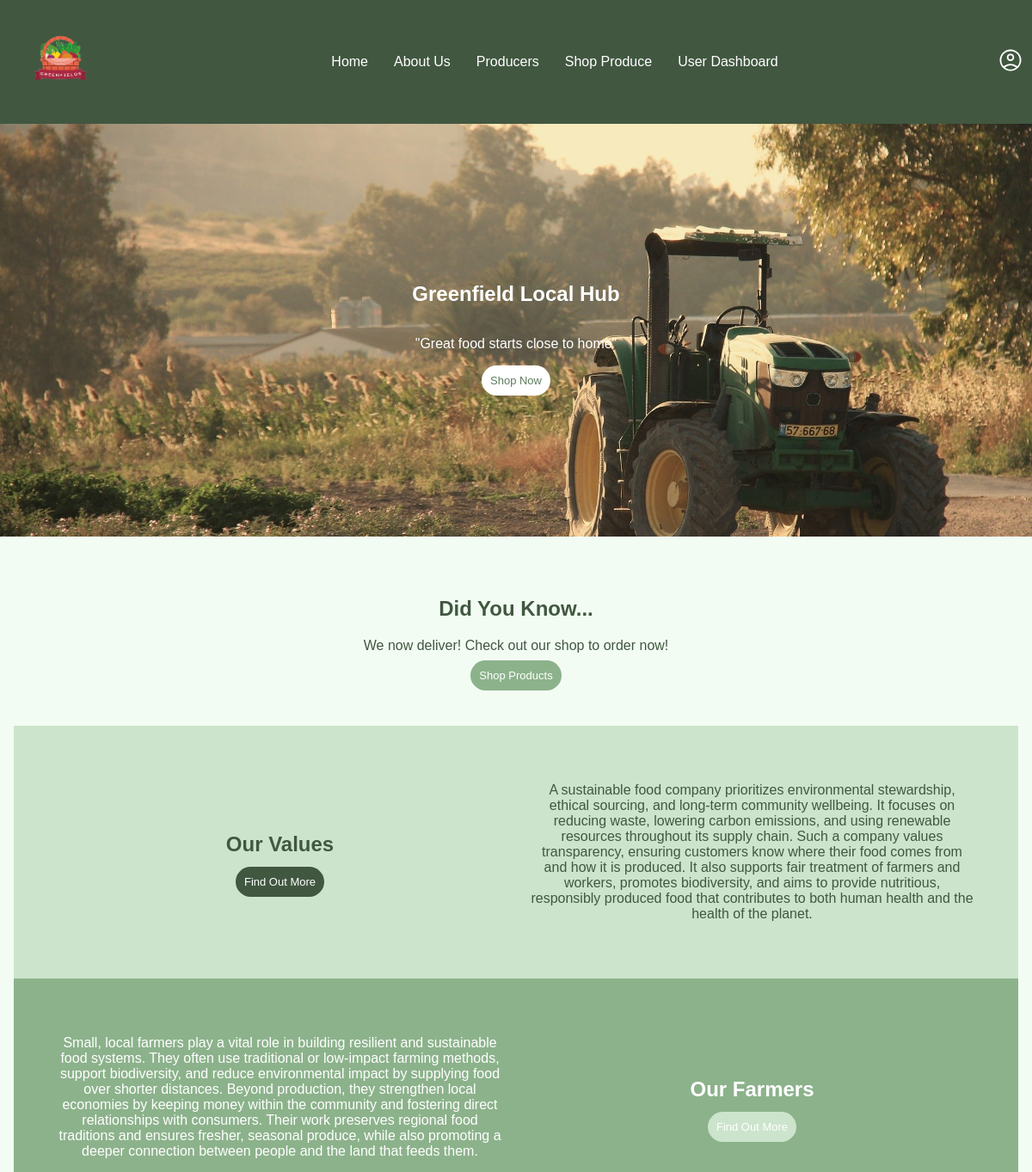
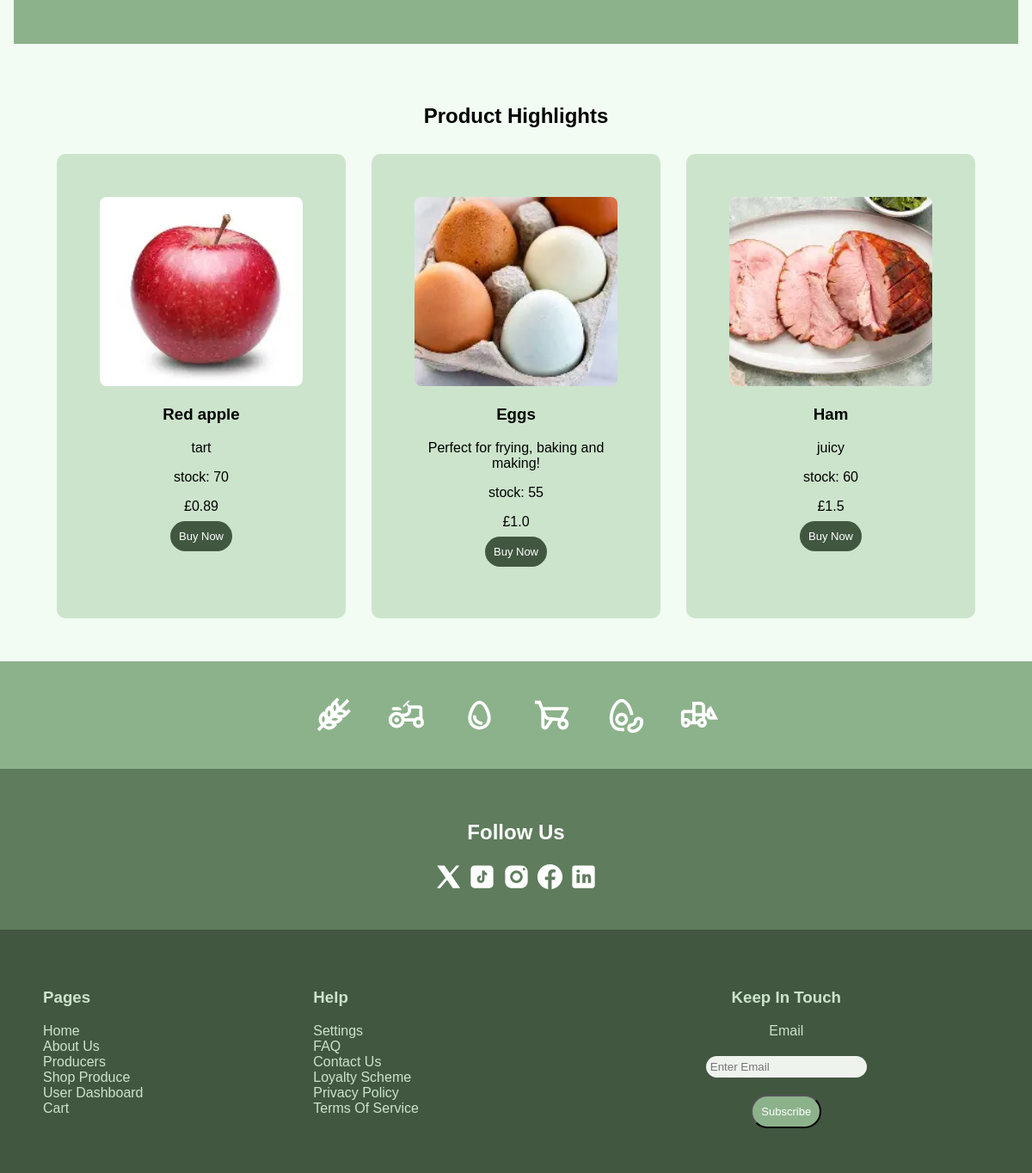
The page / on the database its author committed (2 pictures, top to bottom).
### app.py (models this page shows)
class Products(db.Model):
    product_id = db.Column(db.Integer, primary_key=True)
    farmer_id = db.Column(db.Integer)
    product_name = db.Column(db.String(30), nullable=False)
    product_category = db.Column(db.String(30), nullable=False)
    product_description = db.Column(db.String(200), nullable=False)
    img_url = db.Column(db.String(2000))
    product_price = db.Column(db.Float(5), nullable=False)
    stock = db.Column(db.Integer, nullable=False, default=0)

### app.py (the view)
@app.route("/", methods=["GET", "POST"])
def home():
    if request.method == "POST":
        email = request.form.get("email")
    products = Products.query.all()
    return render_template("index.html", products=products)

### templates/index.html (shortened to what this page needs)
{% extends "base.html" %}
{% block content %}
    <section class="hero">
        <img src="static/index-hero.jpg" alt="tractor image">
        <h1 class="hero-text">Greenfield Local Hub</h1>
        <p class="hero-quote">"Great food starts close to home"</p>
        <a class="white-button" href="{{ url_for('shopProduce') }}">Shop Now</a>
    </section>
<div class="page">
     <section class="dyk-section">
        <h2 class="dyk-title">Did You Know...</h2>
        <p class="dyn-text">We now deliver! Check out our shop to order now!</p>
        <a class="light-button" href="{{ url_for('shopProduce') }}">Shop Products</a>
     </section>
    <section class="values-section">
        <div class="values-left">
            <h2 class="values-button">Our Values</h2>
            <a class="dark-button" href="{{ url_for('aboutUs') }}">Find Out More</a>
        </div>
        <div class="values-right">
            <p>A sustainable food company prioritizes environmental stewardship, ethical sourcing, and long-term community wellbeing. It focuses on reducing waste, lowering carbon emissions, and using renewable resources throughout its supply chain. Such a company values transparency, ensuring customers know where their food comes from and how it is produced. It also supports fair treatment of farmers and workers, promotes biodiversity, and aims to provide nutritious, responsibly produced food that contributes to both human health and the health of the planet.</p>
        </div>
    </section>
        <section class="farmers-section">
        <div class="farmers-left">
            <p>Small, local farmers play a vital role in building resilient and sustainable food systems. They often use traditional or low-impact farming methods, support biodiversity, and reduce environmental impact by supplying food over shorter distances. Beyond production, they strengthen local economies by keeping money within the community and fostering direct relationships with consumers. Their work preserves regional food traditions and ensures fresher, seasonal produce, while also promoting a deeper connection between people and the land that feeds them.</p>
        </div>
        <div class="farmers-right">
            <h2>Our Farmers</h2>
            <a id="our-farmers-button" class="light-button" href="{{ url_for('producers') }}">Find Out More</a>
        </div>
        </section>
       <section class="product-highlight">
        <h2>Product Highlights</h2>
            <div class="product-highlight-cards">
                {% for product in products[:3] %}
                <div class="product-card">
                    <img src="{{ product.img_url }}" alt="{{ product.product_name }}">
                    <h3 class="ph-name">{{ product.product_name }}</h3>
                    <p class="ph-description">{{ product.product_description }}</p>
                    <p class="ph-stock">stock: {{ product.stock }}</p>
                    <p class="ph-price">£{{ product.product_price }}</p>
                    <a class="dark-button" href="{{ url_for('shopProduce') }}">Buy Now</a>
                </div>
                {% endfor %}
            </div>
       </section>
</div>
{% endblock %}

### templates/base.html (shortened to what this page needs)
<!DOCTYPE html>
<html lang="en">
<head>
    <link rel="stylesheet" href="{{ url_for('static', filename='style.css') }}">
</head>
<body>
    <header>
        <nav class="nav-bar">
            <div class="logo"><img src="{{ url_for('static', filename='logo.png') }}" alt="Green Fields Logo"></div>
            <div class="nav-links">
                <li><a href="{{ url_for('home') }}">Home</a></li>
                <li><a href="{{ url_for('aboutUs') }}">About Us</a></li>
                <li><a href="{{ url_for('producers') }}">Producers</a></li>
                <li><a href="{{ url_for('shopProduce') }}">Shop Produce</a></li>
                {% if not session.get('is_farmer') %}
                    <li><a href="{{ url_for('userDashboard') }}">User Dashboard</a></li>
                {% endif %}
            </div>
            <div class="profile-menu">
                <div class="profile-picture"><img src="{{ url_for('static', filename='profile-picture.svg') }}" alt="profile picture"></div>
            </div>
        </nav>
    </header>
    {% block content %}{% endblock %}
<section>
    <div class="footer-logos">
        <img src="{{ url_for('static', filename='wheat-logo.svg') }}" alt="wheat logo">
        <img src="{{ url_for('static', filename='tractor-logo.svg') }}" alt="tractor logo">
        <img src="{{ url_for('static', filename='egg-logo.svg') }}" alt="egg logo">
        <img src="{{ url_for('static', filename='cart-logo.svg') }}" alt="cart logo">
        <img src="{{ url_for('static', filename='avacado-logo.svg') }}" alt="avocado logo">
        <img src="{{ url_for('static', filename='machine-logo.svg') }}" alt="machine logo">
    </div>
</section>
<section>
    <div class="socials">
        <h2>Follow Us</h2>
        <a href="https://x.com/"><img src="{{ url_for('static', filename='x-sm.svg') }}" alt="X logo"></a>
        <a href="https://www.tiktok.com/explore"><img src="{{ url_for('static', filename='tiktok-sm.svg') }}" alt="TikTok logo"></a>
        <a href="https://www.instagram.com/?hl=en-gb"><img src="{{ url_for('static', filename='imstagram-sm.svg') }}" alt="Instagram logo"></a>
        <a href="https://en-gb.facebook.com/"><img src="{{ url_for('static', filename='facebook-sm.svg') }}" alt="Facebook logo"></a>
        <a href="https://gb.linkedin.com/"><img src="{{ url_for('static', filename='linkedin-sm.svg') }}" alt="LinkedIn logo"></a>
    </div>
</section>
    <footer>
    <div class="bottom-footer">
        <div class="footer-col">
            <h3>Pages</h3>
                <ul>
                    <li><a href="{{ url_for('home') }}">Home</a></li>
                    <li><a href="{{ url_for('aboutUs') }}">About Us</a></li>
                    <li><a href="{{ url_for('producers') }}">Producers</a></li>
                    <li><a href="{{ url_for('shopProduce') }}">Shop Produce</a></li>
                    {% if not session.get('is_farmer') %}
                    <li><a href="{{ url_for('userDashboard') }}">User Dashboard</a></li>
                    {% endif %}
                    <li><a href="{{ url_for('cart') }}">Cart</a></li>
                </ul>
        </div>
        <div class="footer-col">
            <h3>Help</h3>
                <ul>
                    <li><a href="{{ url_for('settings') }}">Settings</a></li>
                    <li><a href="{{ url_for('faq') }}">FAQ</a></li>
                    <li><a href="{{ url_for('home') }}">Contact Us</a></li>
                    <li><a href="{{ url_for('settings') }}">Loyalty Scheme</a></li>
                    <li><a href="{{ url_for('privacyPolicy') }}">Privacy Policy</a></li>
                    <li><a href="{{ url_for('privacyPolicy') }}">Terms Of Service</a></li>
                </ul>
        </div>
        <div class="footer-col-large">
            <h3>Keep In Touch</h3>
            <form method="POST">
                <label for="email">Email</label><br>
                <input type="email" name="email" id="email" placeholder="Enter Email" required><br>
                <button class="light-button" type="submit">Subscribe</button>
            </form>
        </div>
    </footer>
</body>
</html>

### static/style.css (style rules this page uses)
:root { --dark-green: #415740; --mid-green: #5f7c5d; --light-green: #8cb28b; --card-green: #cce4cc; --background-green: #f2fcf3; --black: black; --white: white; --font-family: Arial, Helvetica; }
* { box-sizing: border-box; }
body { margin: 0; font-family: var(--font-family); background-color: var(--background-green); }
.page { max-width: 1200px; margin-left: auto; margin-right: auto; padding-left: 1rem; padding-right: 1rem; }
.white-button { border-radius: 40px; padding: 10px; text-decoration: none; background-color: var(--white); color: var(--mid-green); font-size: small; }
.light-button { border-radius: 40px; padding: 10px; text-decoration: none; background-color: var(--light-green); color: var(--white); font-size: small; }
.dark-button { border-radius: 40px; padding: 10px; text-decoration: none; background-color: var(--dark-green); color: var(--white); font-size: small; }
#our-farmers-button { background-color: var(--card-green); }
.nav-bar { display: flex; align-items: center; justify-content: space-between; gap: 30px; width: 100%; padding: 10px; text-decoration: none; list-style: none; background-color: var(--dark-green); color: var(--white); }
.logo img { width: 120px; height: autopx; }
.nav-links a { text-decoration: none; color: var(--white); }
.nav-links { display: flex; text-align: center; align-items: center; gap: 30px; }
.profile-menu { position: relative; display: inline-block; }
.profile-menu .profile-picture img { width: 30px; height: 30px; border-radius: 50%; }
.hero img { position: absolute; left: 0; width: 100%; height: 60vh; object-fit: cover; z-index: 0; }
.hero { position: relative; display: flex; flex-direction: column; justify-content: center; text-align: center; align-items: center; height: 60vh; color: var(--white); }
.hero h1, .hero p, .hero a { position: relative; z-index: 1; }
.dyk-section { text-align: center; padding: 50px; background-color: var(--background-green); }
.dyk-section h2 { color: #415740; }
.dyk-section p { color: #415740; }
.values-section, .farmers-section { display: flex; gap: 30px; flex-direction: column; flex-wrap: wrap; align-items: center; text-align: center; justify-content: center; padding: 50px; }
.values-section { background-color: var(--card-green); color: var(--dark-green); }
.farmers-section { background-color: var(--light-green); color: var(--white); }
.values-left, .values-right, .farmers-left, .farmers-right { flex: 1; min-width: 200px; }
.product-highlight { background-color: var(--background-green); padding: 50px; }
.product-highlight-cards { display: grid; grid-template-columns: repeat(auto-fit, minmax(250px, 1fr)); gap: 30px; justify-content: center; }
.product-card { background-color: var(--card-green); padding: 50px; border-radius: 10px; align-items: center; text-align: center; }
.product-card img { width: 100%; height: 50%; object-fit: cover; border-radius: 8px; }
.product-highlight h2 { text-align: center; margin-bottom: 30px; }
.footer-logos { background-color: var(--light-green); padding: 40px; display: flex; justify-content: center; flex-wrap: wrap; gap: 40px; }
.footer-logos img, .socials img { height: 45px; width: auto; }
.socials { background-color: var(--mid-green); color: var(--white); padding: 40px; text-align: center; flex-wrap: wrap; }
.socials h2 { width: 100%; margin-bottom: 20px; }
.socials img { height: 35px; }
.bottom-footer { text-decoration: none; display: flex; background-color: #415740; color: var(--card-green); padding: 50px; justify-content: space-between; }
.bottom-footer a { text-decoration: none; color: var(--card-green); }
.bottom-footer ul { list-style: none; padding: 0; }
.footer-col, .footer-col-large { flex: 1; min-width: 200px; }
.footer-col-large { flex: 1.5; justify-content: center; text-align: center; }
.footer-col-large input { border: none; background-color: #eef3ee; border-radius: 15px; margin: 20px; padding: 5px; }
@media screen and (min-width: 768px) { .values-section, .farmers-section { flex-direction: row; padding: 50px; gap: 30px; } }

### rows shown on the page
Products: img_url (picture), product_name "Red apple", product_description "tart", stock "70", product_price "0.89"
Products: img_url (picture), product_name "Eggs", product_description "Perfect for frying, baking and making!", stock "55", product_price "1.0"
Products: img_url (picture), product_name "Ham", product_description "juicy", stock "60", product_price "1.5"
